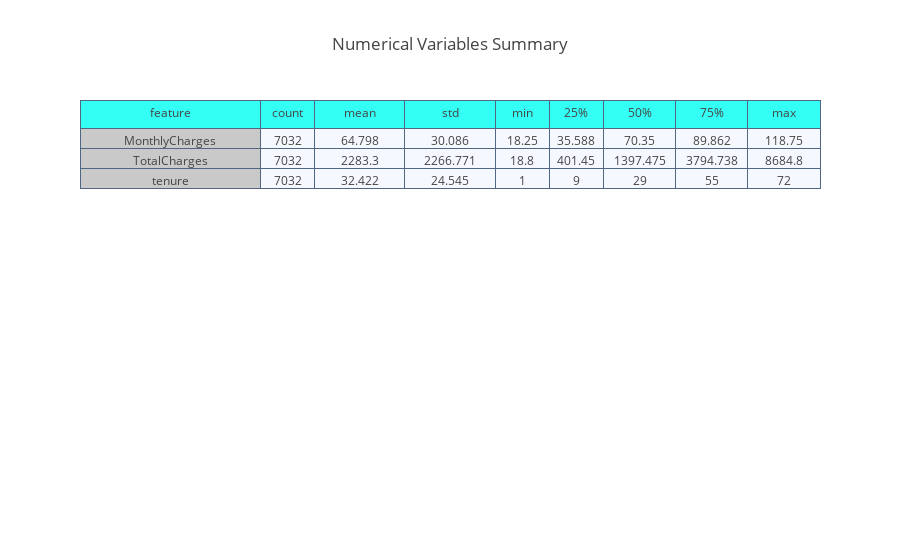

The notebook cell saved with this chart:
### Markdown cell above
### 4.8 Summary of Numerical Features

### Code cell
summary = (df_original[[i for i in num_cols]].
           describe().transpose().reset_index())

summary = summary.rename(columns = {"index" : "feature"})
summary = np.around(summary,3)

val_lst = [summary['feature'], summary['count'],
           summary['mean'],summary['std'],
           summary['min'], summary['25%'],
           summary['50%'], summary['75%'], summary['max']]

trace  = go.Table(header = dict(values = summary.columns.tolist(),
                                line = dict(color = ['#506784']),
                                fill = dict(color = ['#33FFF4']),
                               ),
                  cells  = dict(values = val_lst,
                                line = dict(color = ['#506784']),
                                fill = dict(color = ["#C9C9C9",'#F5F8FF'])
                               ),
                  columnwidth = [200,60,100,100,60,60,80,80,80])
layout = go.Layout(dict(title = "Numerical Variables Summary"))
figure = go.Figure(data=[trace],layout=layout)
py.iplot(figure)

### Figure 1 — Plotly figure (JSON) as saved in the notebook; plotly's stock layout.template omitted (floating-point values rounded to 4 significant figures)
{"data": [{"cells": {"fill": {"color": ["#C9C9C9", "#F5F8FF"]}, "line": {"color": ["#506784"]}, "values": [["MonthlyCharges", "TotalCharges", "tenure"], [7032, 7032, 7032], [64.8, 2283.0, 32.42], [30.09, 2267.0, 24.55], [18.25, 18.8, 1], [35.59, 401.4, 9], [70.35, 1397.0, 29], [89.86, 3795.0, 55], [118.8, 8685.0, 72]]}, "columnwidth": [200, 60, 100, 100, 60, 60, 80, 80, 80], "header": {"fill": {"color": ["#33FFF4"]}, "line": {"color": ["#506784"]}, "values": ["feature", "count", "mean", "std", "min", "25%", "50%", "75%", "max"]}, "type": "table", "uid": "12bfe828-4704-11e9-a632-784f43858a7c"}], "layout": {"title": "Numerical Variables Summary"}}
